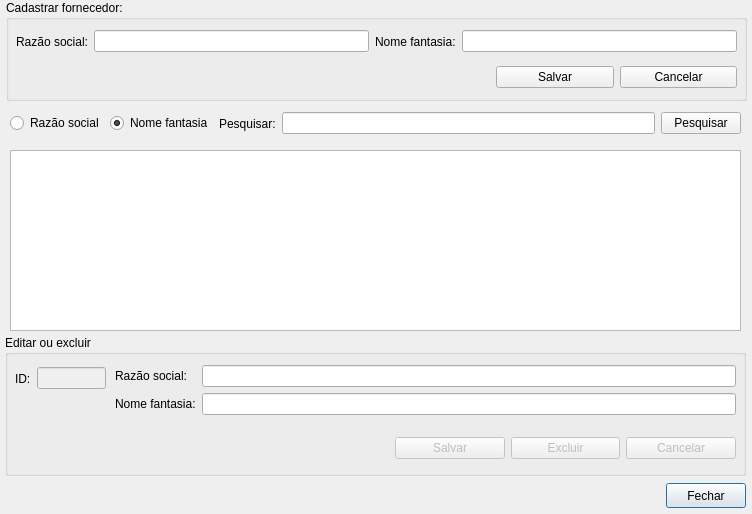
<?xml version="1.0" encoding="UTF-8"?>
<ui version="4.0">
 <class>fm_gestao_fornecedores</class>
 <widget class="QDialog" name="fm_gestao_fornecedores">
  <property name="geometry">
   <rect>
    <x>0</x>
    <y>0</y>
    <width>752</width>
    <height>514</height>
   </rect>
  </property>
  <property name="windowTitle">
   <string>Dialog</string>
  </property>
  <widget class="QPushButton" name="pushButton_fechar">
   <property name="geometry">
    <rect>
     <x>666</x>
     <y>483</y>
     <width>80</width>
     <height>25</height>
    </rect>
   </property>
   <property name="text">
    <string>Fechar</string>
   </property>
  </widget>
  <widget class="QGroupBox" name="groupBox">
   <property name="geometry">
    <rect>
     <x>6</x>
     <y>0</y>
     <width>741</width>
     <height>101</height>
    </rect>
   </property>
   <property name="title">
    <string>Cadastrar fornecedor:</string>
   </property>
   <widget class="QWidget" name="">
    <property name="geometry">
     <rect>
      <x>10</x>
      <y>28</y>
      <width>721</width>
      <height>27</height>
     </rect>
    </property>
    <layout class="QHBoxLayout" name="horizontalLayout">
     <item>
      <widget class="QLabel" name="label">
       <property name="text">
        <string>Razão social:</string>
       </property>
      </widget>
     </item>
     <item>
      <widget class="QLineEdit" name="lineEdit_razao_social"/>
     </item>
     <item>
      <widget class="QLabel" name="label_2">
       <property name="text">
        <string>Nome fantasia:</string>
       </property>
      </widget>
     </item>
     <item>
      <widget class="QLineEdit" name="lineEdit_nome_fantasia"/>
     </item>
    </layout>
   </widget>
   <widget class="QWidget" name="">
    <property name="geometry">
     <rect>
      <x>490</x>
      <y>64</y>
      <width>241</width>
      <height>27</height>
     </rect>
    </property>
    <layout class="QHBoxLayout" name="horizontalLayout_2">
     <item>
      <widget class="QPushButton" name="pushButton_salvar_novo">
       <property name="text">
        <string>Salvar</string>
       </property>
      </widget>
     </item>
     <item>
      <widget class="QPushButton" name="pushButton_limpar_formulario_novo">
       <property name="text">
        <string>Cancelar</string>
       </property>
      </widget>
     </item>
    </layout>
   </widget>
  </widget>
  <widget class="QTableWidget" name="tableWidget_fornecedores">
   <property name="geometry">
    <rect>
     <x>10</x>
     <y>150</y>
     <width>731</width>
     <height>181</height>
    </rect>
   </property>
  </widget>
  <widget class="QGroupBox" name="groupBox_2">
   <property name="geometry">
    <rect>
     <x>5</x>
     <y>335</y>
     <width>741</width>
     <height>141</height>
    </rect>
   </property>
   <property name="title">
    <string>Editar ou excluir</string>
   </property>
   <widget class="QWidget" name="formLayoutWidget">
    <property name="geometry">
     <rect>
      <x>110</x>
      <y>30</y>
      <width>621</width>
      <height>61</height>
     </rect>
    </property>
    <layout class="QFormLayout" name="formLayout">
     <item row="0" column="0">
      <widget class="QLabel" name="label_5">
       <property name="text">
        <string>Razão social:</string>
       </property>
      </widget>
     </item>
     <item row="0" column="1">
      <widget class="QLineEdit" name="lineEdit_razao_social_edit"/>
     </item>
     <item row="1" column="0">
      <widget class="QLabel" name="label_6">
       <property name="text">
        <string>Nome fantasia:</string>
       </property>
      </widget>
     </item>
     <item row="1" column="1">
      <widget class="QLineEdit" name="lineEdit_nome_fantasia_edit"/>
     </item>
    </layout>
   </widget>
   <widget class="QWidget" name="">
    <property name="geometry">
     <rect>
      <x>10</x>
      <y>30</y>
      <width>91</width>
      <height>27</height>
     </rect>
    </property>
    <layout class="QHBoxLayout" name="horizontalLayout_5">
     <item>
      <widget class="QLabel" name="label_4">
       <property name="text">
        <string>ID:</string>
       </property>
      </widget>
     </item>
     <item>
      <widget class="QLineEdit" name="lineEdit_id_edit">
       <property name="enabled">
        <bool>false</bool>
       </property>
      </widget>
     </item>
    </layout>
   </widget>
   <widget class="QWidget" name="">
    <property name="geometry">
     <rect>
      <x>390</x>
      <y>100</y>
      <width>341</width>
      <height>27</height>
     </rect>
    </property>
    <layout class="QHBoxLayout" name="horizontalLayout_6">
     <item>
      <widget class="QPushButton" name="pushButton_salvar_edit">
       <property name="enabled">
        <bool>false</bool>
       </property>
       <property name="text">
        <string>Salvar</string>
       </property>
      </widget>
     </item>
     <item>
      <widget class="QPushButton" name="pushButton_excluir_edit">
       <property name="enabled">
        <bool>false</bool>
       </property>
       <property name="text">
        <string>Excluir</string>
       </property>
      </widget>
     </item>
     <item>
      <widget class="QPushButton" name="pushButton_cancelar_edit">
       <property name="enabled">
        <bool>false</bool>
       </property>
       <property name="text">
        <string>Cancelar</string>
       </property>
      </widget>
     </item>
    </layout>
   </widget>
  </widget>
  <widget class="QWidget" name="">
   <property name="geometry">
    <rect>
     <x>10</x>
     <y>110</y>
     <width>731</width>
     <height>27</height>
    </rect>
   </property>
   <layout class="QHBoxLayout" name="horizontalLayout_3">
    <item>
     <widget class="QRadioButton" name="radioButton_razao_social">
      <property name="text">
       <string>Razão social</string>
      </property>
     </widget>
    </item>
    <item>
     <widget class="QRadioButton" name="radioButton_nome_fantasia">
      <property name="text">
       <string>Nome fantasia</string>
      </property>
      <property name="checked">
       <bool>true</bool>
      </property>
     </widget>
    </item>
    <item>
     <widget class="QLabel" name="label_3">
      <property name="text">
       <string>Pesquisar:</string>
      </property>
     </widget>
    </item>
    <item>
     <widget class="QLineEdit" name="lineEdit_pesquisa_nome_fantasia"/>
    </item>
    <item>
     <widget class="QPushButton" name="pushButton_pesquisar">
      <property name="text">
       <string>Pesquisar</string>
      </property>
     </widget>
    </item>
   </layout>
  </widget>
 </widget>
 <tabstops>
  <tabstop>lineEdit_razao_social</tabstop>
  <tabstop>lineEdit_nome_fantasia</tabstop>
  <tabstop>pushButton_salvar_novo</tabstop>
  <tabstop>pushButton_limpar_formulario_novo</tabstop>
  <tabstop>radioButton_razao_social</tabstop>
  <tabstop>radioButton_nome_fantasia</tabstop>
  <tabstop>lineEdit_pesquisa_nome_fantasia</tabstop>
  <tabstop>pushButton_pesquisar</tabstop>
  <tabstop>tableWidget_fornecedores</tabstop>
  <tabstop>lineEdit_id_edit</tabstop>
  <tabstop>pushButton_salvar_edit</tabstop>
  <tabstop>pushButton_excluir_edit</tabstop>
  <tabstop>pushButton_cancelar_edit</tabstop>
  <tabstop>pushButton_fechar</tabstop>
 </tabstops>
 <resources/>
 <connections/>
</ui>
